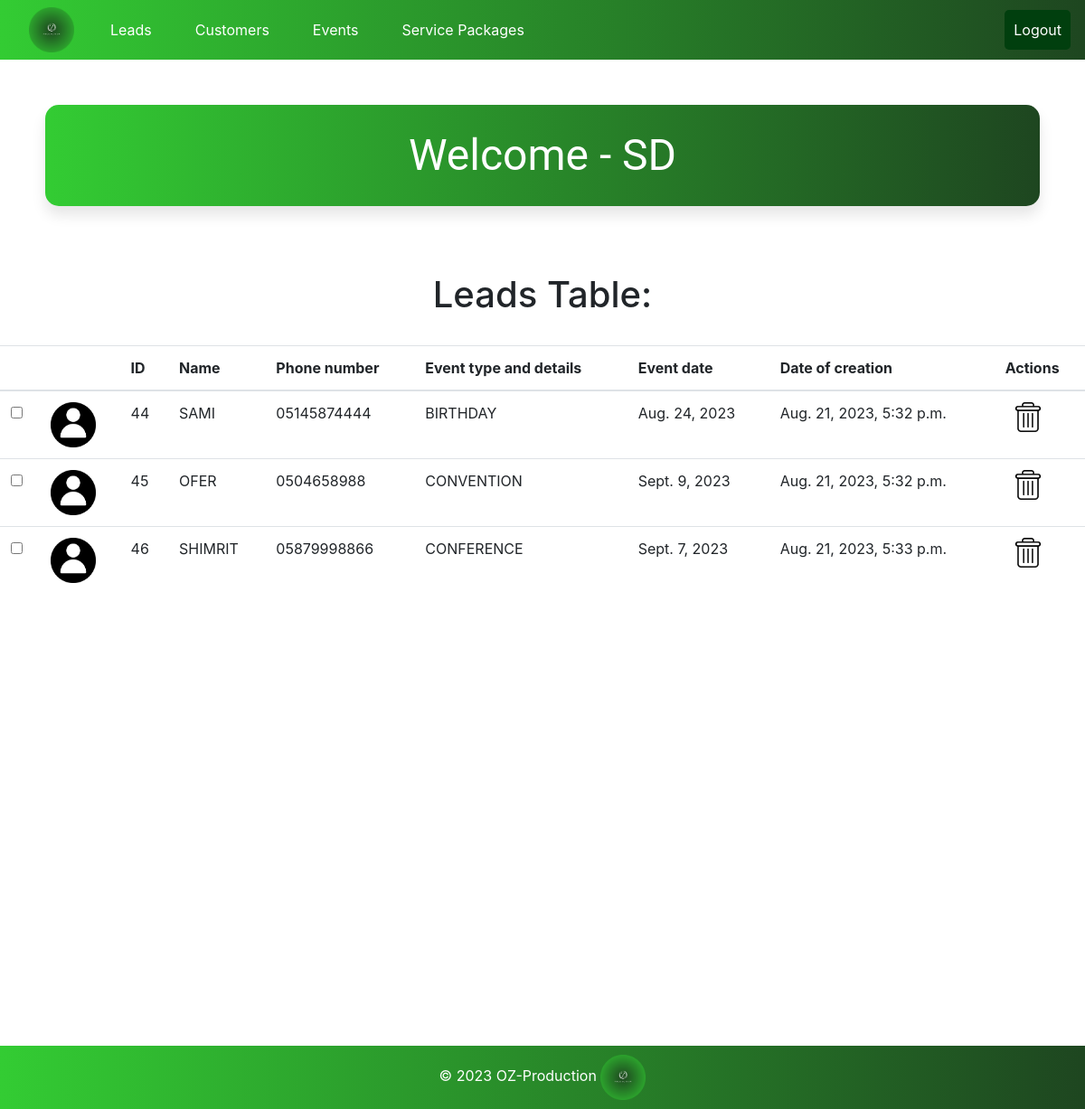
The app's page /leads/ (signed in) with its own data.
### oz_pro/models.py (models this page shows, shortened)
class Lead(models.Model):
    image = models.ImageField(upload_to='static/pics', default = 'static/pics/Picture7.png')
    ID = models.AutoField(primary_key=True, null=False)
    name = models.CharField(max_length=255,null=False)
    phone_number = models.CharField(max_length=15,null=False)
    event_type = models.TextField()
    event_date = models.DateField(null=False)
    date_of_creation = models.DateTimeField(auto_now_add=True)

### oz_pro/views.py (the view)
# urls.py: path('leads/', views.leads_page, name='all_leads'),
@login_required
def leads_page(request):
    print("********* After agent login -- home page function *********")
    all_leads = Lead.objects.all()
    context = {
        'leads': all_leads
    }
    return render(request, 'leads.html', context)

### oz_pro/templates/leads.html (shortened to what this page needs)
<!DOCTYPE html>
<html lang="en">
<head>
</head>
<body>
    {% extends 'base.html' %}
    {% block content %}
    {% load static %}
    <div class="welcome-header">
        <h>Welcome - {{user.username}}</h>
    </div>
    <br>
        <div class="table-header">
            <h1>Leads Table:</h1>
        </div>
    <br>
    <table class="table table-hover">
        <thead>
            <tr>
                <th></th>
                <th></th>
                <th>ID</th>
                <th>Name</th>
                <th>Phone number</th>
                <th>Event type and details</th>
                <th>Event date</th>
                <th>Date of creation</th>
                <th>Actions</th>
            </tr>
        </thead>
        <tbody>
            {% for lead in leads %}
            <tr id="lead_{{ lead.ID }}">
                <td><input type="checkbox" onchange="toggleHighlight(this, {{ lead.ID }})" title="Highlight"></td>
                <td><img src="{{ lead.image.url }}"  alt="My image" class="small-image" /></td>
                <td>{{ lead.ID }}</td>
                <td>{{ lead.name }}</td>
                <td>{{ lead.phone_number }}</td>
                <td>{{ lead.event_type }}</td>
                <td>{{ lead.event_date }}</td>
                <td>{{ lead.date_of_creation }}</td>
                <td>
                    <img src="{% static 'pics/CROPED_DELETE.png' %}" alt="Delete" class="small-image" style="cursor:pointer" onclick="window.location.href='{% url 'delete_lead' lead.ID %}'" title="Click to DELETE-LEAD">
                </td>
            </tr>
            {% endfor %}
        </tbody>
    </table>
  {% endblock %}

### records on screen
Lead: image (picture), ID "44", name "SAMI", phone_number "05145874444", event_type "BIRTHDAY", event_date "Aug. 24, 2023", date_of_creation "Aug. 21, 2023, 5:32 p.m."
Lead: image (picture), ID "45", name "OFER", phone_number "0504658988", event_type "CONVENTION", event_date "Sept. 9, 2023", date_of_creation "Aug. 21, 2023, 5:32 p.m."
Lead: image (picture), ID "46", name "SHIMRIT", phone_number "05879998866", event_type "CONFERENCE", event_date "Sept. 7, 2023", date_of_creation "Aug. 21, 2023, 5:33 p.m."

### other values on screen
{{ user.username }} "SD"
